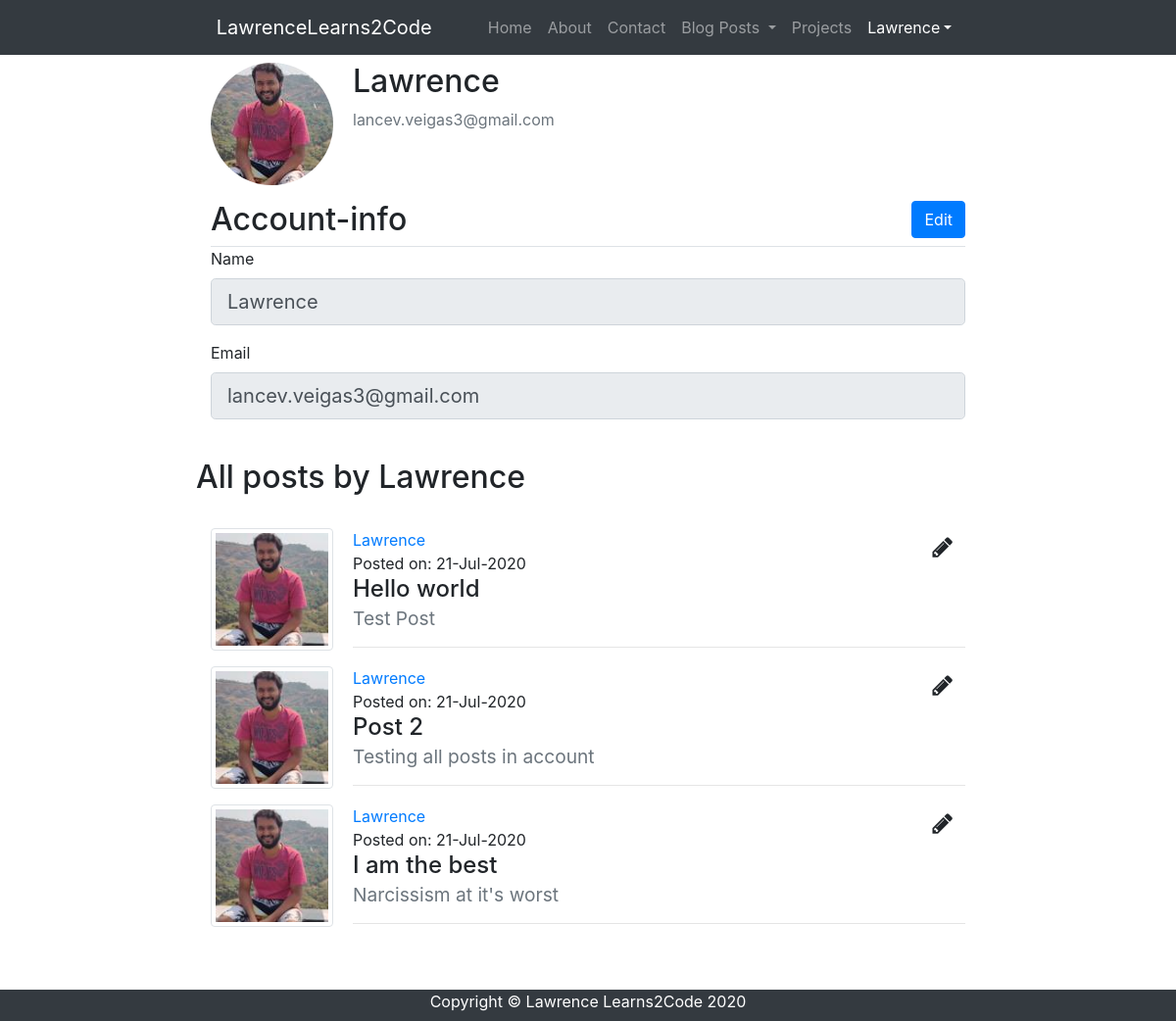
The page /account/1/ (signed in) on the database as committed earlier.
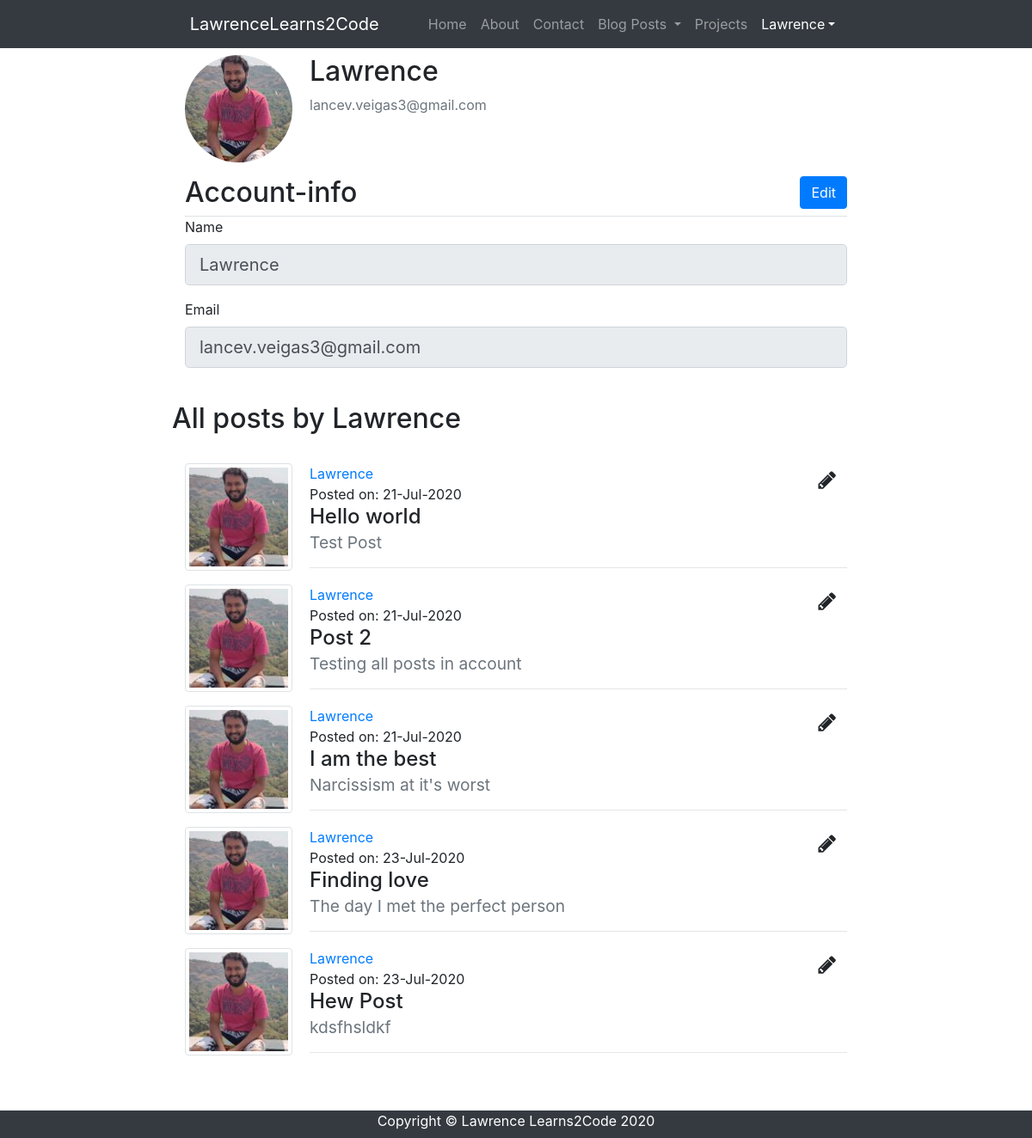
The same page on the database as committed later.
### lawrencelearns2code/models.py (models this page shows, shortened)
class Post(db.Model):
    id = db.Column(db.Integer, primary_key=True)
    title = db.Column(db.String(100), nullable=False)
    date_posted = db.Column(db.DateTime, nullable=False, default=datetime.utcnow)
    subtitle = db.Column(db.String(150), nullable=False)
    content = db.Column(db.Text, nullable=False)
    user_id = db.Column(db.Integer, db.ForeignKey('user.id'), nullable=False)

class User(db.Model, UserMixin):
    id = db.Column(db.Integer, primary_key=True)
    username = db.Column(db.String(20), unique=True, nullable=False)
    email = db.Column(db.String(120), unique=True, nullable=False)
    image_file = db.Column(db.String(20), nullable=False, default='default.jpg')
    password = db.Column(db.String(60), nullable=False)
    posts = db.relationship('Post', backref='author', lazy=True)

### lawrencelearns2code/routes.py (the view)
@app.route('/account/<user_id>/', methods=['GET','POST'])
@login_required
def account(user_id):
    form = UpdateAccountForm()
    user = User.query.get_or_404(user_id)
    posts = Post.query.filter_by(user_id=user.id).all()
    image_file = create_image_link(user.image_file)
    form.username.render_kw = {'readonly':'true'}
    form.email.render_kw = {'readonly':'true'}
    form.picture.render_kw = {'hidden':'true'}
    form.submit.render_kw = {'hidden':'true'}
    if request.method == 'GET':
        form.username.data = user.username
        form.email.data = user.email
    return render_template('account.html', image_file=image_file, form=form, user=user, posts=posts)

### lawrencelearns2code/forms.py (shortened to what this page needs)
class UpdateAccountForm(FlaskForm):
    username = StringField('Name', validators=[DataRequired(), Length(2,20)])
    email = StringField('Email', validators=[DataRequired(), Email()])
    picture = FileField('Update Profile Picture', validators=[FileAllowed(['jpg', 'png', 'jpeg'])])
    submit = SubmitField('Update')

### lawrencelearns2code/models.py (called while the page is built)
@login_manager.user_loader
def load_user(user_id):
    return User.query.get(int(user_id))

### lawrencelearns2code/routes.py (called while the page is built)
def create_image_link(fn, blog=0):
    if blog==1:
        return url_for('static',filename='images/blog-pictures/' + fn)
    elif blog==0:
        return url_for('static',filename='images/profile-pictures/' + fn)

### lawrencelearns2code/templates/account.html (shortened to what this page needs)
{% extends "layout.html" %}
{% block content %}
    <div class="content-section my-2">
      <div class="media">
        <img class="rounded-circle account-img" src="{{ image_file }}">
        <div class="media-body">
          <h2 class="account-heading">{{ user.username }}</h2>
          <p class="text-secondary">{{ user.email }}</p>
        </div>
      </div>
        <form method="POST" action="" enctype="multipart/form-data">
            <fieldset class="form-group">
                <div class="border-bottom">
                    <h2 class="d-inline-block">
                        Account-info
                    </h2>
                    {% if user.id == current_user.id %}
                        <a class="btn btn-primary float-right" href="{{url_for('update_account')}}">Edit</a>
                    {% endif %}
                </div>
                <div class="form-group">
                    {{ form.username.label(class="form-control-label") }}
                    {% if form.username.errors %}
                        {{ form.username(class="form-control form-control-lg is-invalid") }}
                        <div class="invalid-feedback">
                            {% for error in form.username.errors %}
                                <span>{{ error }}</span>
                            {% endfor %}
                        </div>
                    {% else %}
                        {{ form.username(class="form-control form-control-lg") }}
                    {% endif %}
                </div>
                <div class="form-group">
                    {{ form.email.label(class="form-control-label") }}
                    {% if form.email.errors %}
                        {{ form.email(class="form-control form-control-lg is-invalid") }}
                        <div class="invalid-feedback">
                            {% for error in form.email.errors %}
                                <span>{{ error }}</span>
                            {% endfor %}
                        </div>
                    {% else %}
                        {{ form.email(class="form-control form-control-lg") }}
                    {% endif %}
                </div>
            </fieldset>
        </form>
        <div class="row my-4">
            <h2>All posts by {{ user.username }}</h2>
            <div class="container my-4">
                {% if posts|length>0 %}
                    {% for post in posts %}
                        <div class="media">
                            <img class="img-thumbnail account-img" src="{{ url_for('static', filename='images/profile-pictures/' + post.author.image_file) }}">
                            <div class="media-body">
                                <div class="m-0">
                                    <a href="{{url_for('account', user_id=post.user_id)}}" class="float-left">{{post.author.username}}</a>
                                    {% if post.author.id == current_user.id %}
                                        <a class="btn float-right" href="{{url_for('edit_post', post_id = post.id)}}">
                                            <i class="fa fa-pencil" style="font-size: 24px;" title="Edit post"></i>
                                        </a>
                                    {% endif %}
                                </div>
                                <div class="m-0">
                                    <p class="mb-0">Posted on: {{post.date_posted.strftime('%d-%b-%Y')}}</p>
                                    <h4>{{post.title}}</br><small class="text-muted">{{post.subtitle}}</small></h4>
                                    <hr>
                                </div>
                            </div>
                        </div>
                    {% endfor %}
                {% else %}
                    <h1>No posts</h1>
                {% endif %}
            </div>
        </div>
    </div>
{% endblock content %}

Rows that differ between the two databases and show on the page:
added Post: image_file (picture), author.username "Lawrence", date_posted "23-Jul-2020", title "Finding love", subtitle "The day I met the perfect person"
added Post: image_file (picture), author.username "Lawrence", date_posted "23-Jul-2020", title "Hew Post", subtitle "kdsfhsldkf"
